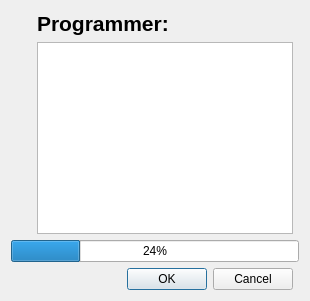
<?xml version="1.0" encoding="UTF-8"?>
<ui version="4.0">
 <class>Programmer</class>
 <widget class="QDialog" name="Programmer">
  <property name="windowTitle">
   <string>EEPROM model</string>
  </property>
  <layout class="QVBoxLayout" name="verticalLayout_2">
   <item>
    <layout class="QGridLayout" name="gridLayout">
     <item row="4" column="1">
      <widget class="QDialogButtonBox" name="buttonBox">
       <property name="orientation">
        <enum>Qt::Horizontal</enum>
       </property>
       <property name="standardButtons">
        <set>QDialogButtonBox::Cancel|QDialogButtonBox::Ok</set>
       </property>
      </widget>
     </item>
     <item row="0" column="0">
      <layout class="QVBoxLayout" name="verticalLayout_3">
       <item>
        <widget class="QLabel" name="label">
         <property name="text">
          <string/>
         </property>
         <property name="pixmap">
          <pixmap resource="../prog24.qrc">:/images/not_found.png</pixmap>
         </property>
        </widget>
       </item>
       <item>
        <spacer name="verticalSpacer">
         <property name="orientation">
          <enum>Qt::Vertical</enum>
         </property>
         <property name="sizeHint" stdset="0">
          <size>
           <width>20</width>
           <height>40</height>
          </size>
         </property>
        </spacer>
       </item>
      </layout>
     </item>
     <item row="0" column="1">
      <layout class="QVBoxLayout" name="verticalLayout">
       <item>
        <widget class="QLabel" name="label_2">
         <property name="font">
          <font>
           <pointsize>16</pointsize>
           <weight>75</weight>
           <bold>true</bold>
          </font>
         </property>
         <property name="text">
          <string>Programmer:</string>
         </property>
        </widget>
       </item>
       <item>
        <widget class="QTextEdit" name="textEdit"/>
       </item>
      </layout>
     </item>
     <item row="3" column="0" colspan="3">
      <widget class="QProgressBar" name="progressBar">
       <property name="value">
        <number>24</number>
       </property>
      </widget>
     </item>
    </layout>
   </item>
  </layout>
 </widget>
 <resources>
  <include location="../prog24.qrc"/>
 </resources>
 <connections>
  <connection>
   <sender>buttonBox</sender>
   <signal>accepted()</signal>
   <receiver>Programmer</receiver>
   <slot>accept()</slot>
   <hints>
    <hint type="sourcelabel">
     <x>248</x>
     <y>254</y>
    </hint>
    <hint type="destinationlabel">
     <x>157</x>
     <y>274</y>
    </hint>
   </hints>
  </connection>
  <connection>
   <sender>buttonBox</sender>
   <signal>rejected()</signal>
   <receiver>Programmer</receiver>
   <slot>reject()</slot>
   <hints>
    <hint type="sourcelabel">
     <x>316</x>
     <y>260</y>
    </hint>
    <hint type="destinationlabel">
     <x>286</x>
     <y>274</y>
    </hint>
   </hints>
  </connection>
 </connections>
</ui>
